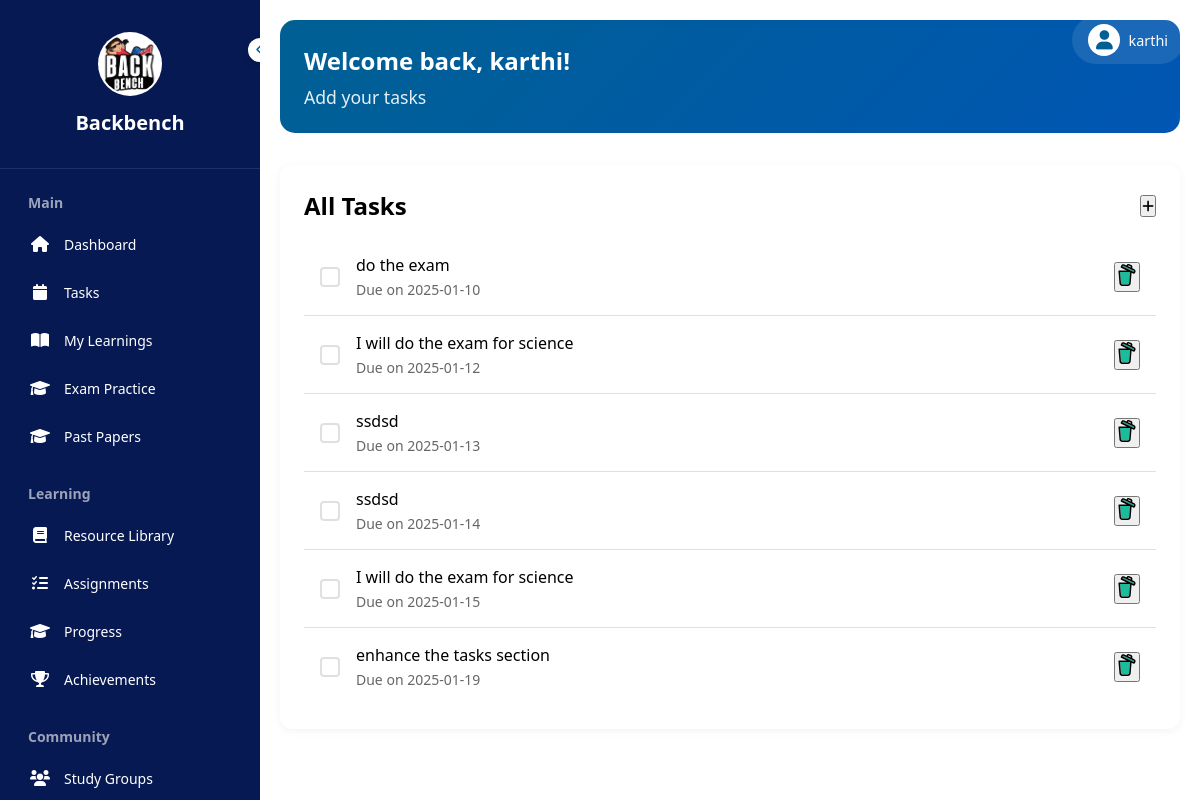
The page /task (signed in) on the database as committed earlier.
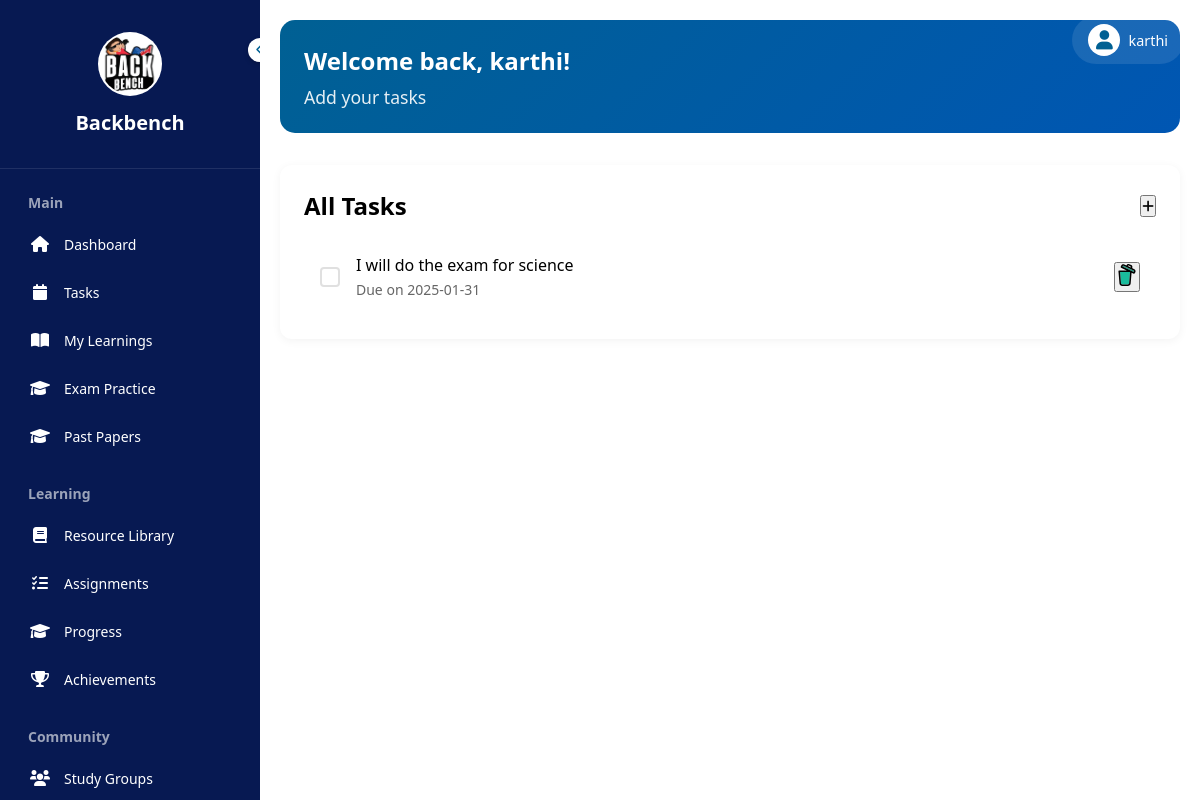
The same page on the database as committed later.
### app.py (models this page shows)
class User(db.Model, UserMixin):
    id = db.Column(db.Integer, primary_key=True)
    username = db.Column(db.String(20), unique=True, nullable=False)
    password = db.Column(db.String(60), nullable=False)
    student_class = db.Column(db.String(50), nullable=False)
    wallet_balance = db.Column(db.Float, default=0.0)  # New field to store total balance

class ToDo(db.Model):
    id = db.Column(db.Integer, primary_key=True)
    task = db.Column(db.String(200), nullable=False)
    date = db.Column(db.Date, nullable=False)
    user_id = db.Column(db.Integer, db.ForeignKey('user.id'), nullable=False)

### app.py (the view)
@app.route("/task")
@login_required
def task():
    todos = ToDo.query.filter_by(user_id=current_user.id).order_by(ToDo.date.asc()).all()
    return render_template("task.html", todos=todos)

### app.py (called while the page is built)
@login_manager.user_loader
def load_user(user_id):
    return User.query.get(int(user_id))

### templates/task.html (shortened to what this page needs)
<!DOCTYPE html>
<html lang="en">
<head>
    <link href="https://cdnjs.cloudflare.com/ajax/libs/font-awesome/6.0.0/css/all.min.css" rel="stylesheet">
</head>
<body>
    <div class="user-profile">
        <div class="user-profile-info" onclick="toggleDropdown()">
            <div class="user-avatar">
                <i class="fas fa-user"></i>
            </div>
            <span class="user-name">{{ current_user.username }}</span>
        </div>
    </div>
    <div class="sidebar" id="sidebar">
        <div class="logo-container">
            <img src="static/logo2.png" alt="Logo">
            <h2>Backbench</h2>
        </div>
        <div class="toggle-btn" onclick="toggleSidebar()">
            <i class="fas fa-chevron-left" id="toggle-icon"></i>
        </div>
        <div class="nav-sections">
            <div class="section">
                <h3 class="section-title">Main</h3>
                <ul class="nav-links">
                    <li><a href="{{ url_for('dashboard') }}" class="nav-link">
                        <i class="fas fa-home"></i>
                        <span>Dashboard</span>
                    </a></li>
                    <li><a href="{{ url_for('task') }}" class="nav-link">
                        <i class="fas fa-calendar"></i>
                        <span>Tasks</span>
                    </a></li>
                    <li><a href="{{ url_for('user_home') }}" class="nav-link">
                        <i class="fas fa-book-open"></i>
                        <span>My Learnings</span>
                    </a></li>
                     <li><a href="{{ url_for('papers') }}" class="nav-link">
                        <i class="fas fa-graduation-cap"></i>
                        <span>Exam Practice</span>
                    </a></li>
                    <li><a href="{{ url_for('papers') }}" class="nav-link">
                        <i class="fas fa-graduation-cap"></i>
                        <span>Past Papers</span>
                    </a></li>
                </ul>
            </div>
            <div class="section">
                <h3 class="section-title">Learning</h3>
                <ul class="nav-links">
                    <li><a href="#" class="nav-link">
                        <i class="fas fa-book"></i>
                        <span>Resource Library</span>
                    </a></li>
                    <li><a href="#" class="nav-link">
                        <i class="fas fa-tasks"></i>
                        <span>Assignments</span>
                    </a></li>
                    <li><a  href="{{ url_for('attempts') }}" class="nav-link">
                        <i class="fas fa-graduation-cap"></i>
                        <span>Progress</span>
                    </a></li>
                    <li><a href="#" class="nav-link">
                        <i class="fas fa-trophy"></i>
                        <span>Achievements</span>
                    </a></li>
                </ul>
            </div>
            <div class="section">
                <h3 class="section-title">Community</h3>
                <ul class="nav-links">
                    <li><a href="#" class="nav-link">
                        <i class="fas fa-users"></i>
                        <span>Study Groups</span>
                    </a></li>
                </ul>
            </div>
        </div>
    </div>
    <div class="main-content" id="main-content">
        <div class="welcome-section">
            <div class="welcome-content">
                <h1>Welcome back, {{ current_user.username }}! </h1>
                <p>Add your tasks</p>
            </div>
        </div>
            <div class="tasks-widget">
                <div class="tasks-header">
                    <h2>All Tasks</h2>
                    <button class="add-task" onclick="openModal()">
                        <i class="fas fa-plus"></i>
                    </button>
                </div>
                <ul class="task-list">
                  {% for todo in todos %}
                    <li class="task-item">
                        <div class="task-checkbox"></div>
                        <div class="task-content">
                            <div class="task-title">{{ todo.task }}</div>
                            <div class="task-time">Due on {{ todo.date }}</div>
                        </div>
                        <form method="POST" action="/delete_todo/{{ todo.id }}" style="display: inline;">
                        <button type="submit" >
                              </button>
                        </form>
                    </li>
                     {% endfor %}
                </ul>
            </div>
        </div>
        <div style="margin-top: 20px; font-size: 0.9em;">
        <p>&copy; 2025 Backbench. All rights reserved.</p>
    </div>
</body>
</html>

### templates/task.html (style rules this page uses)
* { margin: 0; padding: 0; box-sizing: border-box; font-family: 'Segoe UI', Tahoma, Geneva, Verdana, sans-serif; }
body { min-height: 100vh; position: relative; }
.sidebar { position: fixed; top: 0; left: 0; height: 100%; width: 260px; background: #071952; transition: all 0.3s ease; overflow-y: auto; z-index: 1001; }
.logo-container { padding: 2rem 0; text-align: center; border-bottom: 1px solid rgba(255, 255, 255, 0.1); }
.logo-container img { width: 64px; height: 64px; border-radius: 50%; background: white; padding: 2px; }
.logo-container h2 { color: white; margin-top: 0.5rem; font-size: 1.25rem; transition: opacity 0.3s ease; }
.toggle-btn { position: absolute; top: 38px; right: -12px; width: 24px; height: 24px; background: white; border-radius: 50%; display: flex; align-items: center; justify-content: center; cursor: pointer; box-shadow: 0 2px 5px rgba(0, 0, 0, 0.2); }
.toggle-btn i { color: #006093; font-size: 12px; }
.nav-sections { padding: 1.5rem 1rem; }
.section { margin-bottom: 1.5rem; }
.section-title { color: rgba(255, 255, 255, 0.6); font-size: 0.875rem; padding: 0 0.75rem; margin-bottom: 0.5rem; }
.nav-links { list-style: none; }
.nav-link { display: flex; align-items: center; padding: 0.75rem; color: white; text-decoration: none; border-radius: 0.5rem; transition: background-color 0.2s ease; }
.nav-link i { width: 24px; height: 24px; display: flex; align-items: center; justify-content: center; transition: transform 0.2s ease; }
.nav-link span { margin-left: 0.75rem; font-size: 0.875rem; white-space: nowrap; }
.main-content { margin-left: 260px; padding: 20px; transition: margin-left 0.3s ease; }
.user-profile { position: fixed; top: 0; right: 0; padding: 1rem; display: flex; align-items: center; gap: 1rem; z-index: 1001; }
.user-profile-info { display: flex; align-items: center; gap: 0.5rem; background: rgba(255, 255, 255, 0.1); padding: 0.5rem 1rem; border-radius: 50px; cursor: pointer; position: relative; }
.user-avatar { width: 32px; height: 32px; border-radius: 50%; background: #fff; display: flex; align-items: center; justify-content: center; }
.user-avatar i { color: #006093; font-size: 1.2rem; }
.user-name { color: white; font-size: 0.9rem; font-weight: 500; }
:root { --primary-color: #006093; --secondary-color: #f8f9fa; --accent-color: #ff6b6b; --text-color: #333; --border-color: #e0e0e0; }
.welcome-section { background: linear-gradient(135deg, var(--primary-color), #0056b3); color: white; padding: 2rem; border-radius: 15px; margin-bottom: 2rem; position: relative; overflow: hidden; }
.welcome-content { position: relative; z-index: 1; }
.welcome-section h1 { font-size: 2rem; margin-bottom: 0.5rem; }
.welcome-section p { font-size: 1.1rem; opacity: 0.9; }
.tasks-widget { background: white; padding: 1.5rem; border-radius: 12px; box-shadow: 0 2px 10px rgba(0, 0, 0, 0.05); }
.tasks-header { display: flex; justify-content: space-between; align-items: center; margin-bottom: 1rem; }
.task-list { list-style: none; }
.task-item { display: flex; align-items: center; padding: 1rem; border-bottom: 1px solid var(--border-color); }
.task-item:last-child { border-bottom: none; }
.task-checkbox { margin-right: 1rem; width: 20px; height: 20px; border-radius: 4px; border: 2px solid var(--border-color); cursor: pointer; }
.task-content { flex: 1; }
.task-title { margin-bottom: 0.25rem; font-weight: 500; }
.task-time { font-size: 0.875rem; color: #666; }
.welcome-section { padding: 1.5rem; }
.welcome-section h1 { font-size: 1.5rem; }

Rows that differ between the two databases and show on the page:
removed ToDo: task "do the exam", date "2025-01-10"
removed ToDo: task "ssdsd", date "2025-01-13"
removed ToDo: task "ssdsd", date "2025-01-14"
removed ToDo: task "I will do the exam for science", date "2025-01-15"
removed ToDo: task "enhance the tasks section", date "2025-01-19"
changed ToDo "I will do the exam for science": date "2025-01-12" → "2025-01-31"
